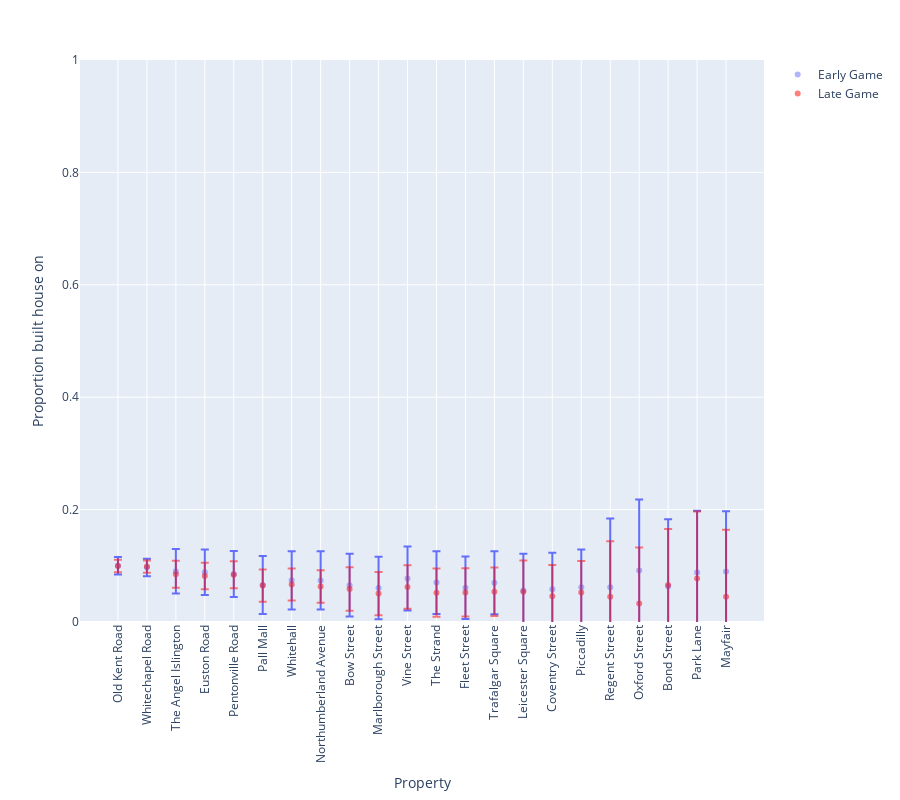

The cell this chart's notebook holds for it:
### Code cell
plot_action_proportions(df_build_house, 'Proportion built house on (early game)', 
                        'Proportion built house on (late game)', 'Proportion built house on', 21)

### Figure 1 — Plotly figure (JSON) as saved in the notebook; plotly's stock layout.template omitted (floating-point values rounded to 4 significant figures)
{"data": [{"error_y": {"array": [0.01549, 0.01542, 0.03965, 0.04047, 0.04102, 0.05162, 0.05181, 0.05199, 0.05584, 0.05573, 0.05682, 0.05579, 0.05561, 0.05603, 0.06523, 0.06503, 0.06722, 0.1221, 0.1262, 0.1195, 0.1096, 0.1071]}, "hovertemplate": "Property=%{x}<br>Proportion built house on (early game)=%{y}<extra></extra>", "legendgroup": "", "marker": {"color": "#636efa", "opacity": 0.5, "symbol": "circle"}, "mode": "markers", "name": "Early Game", "orientation": "v", "showlegend": true, "type": "scatter", "x": ["Old Kent Road", "Whitechapel Road", "The Angel Islington", "Euston Road", "Pentonville Road", "Pall Mall", "Whitehall", "Northumberland Avenue", "Bow Street", "Marlborough Street", "Vine Street", "The Strand", "Fleet Street", "Trafalgar Square", "Leicester Square", "Coventry Street", "Piccadilly", "Regent Street", "Oxford Street", "Bond Street", "Park Lane", "Mayfair"], "xaxis": "x", "y": [0.1001, 0.09704, 0.09024, 0.08832, 0.08534, 0.06571, 0.07423, 0.07405, 0.06555, 0.06056, 0.07745, 0.07012, 0.06109, 0.06992, 0.05621, 0.05807, 0.06196, 0.06195, 0.09174, 0.06329, 0.08814, 0.09003], "yaxis": "y"}, {"error_y": {"array": [0.01097, 0.01094, 0.024, 0.02367, 0.02393, 0.02878, 0.02858, 0.02881, 0.03876, 0.0384, 0.03858, 0.04291, 0.04297, 0.04321, 0.05593, 0.05577, 0.05634, 0.09891, 0.09959, 0.0999, 0.1192, 0.1193]}, "hovertemplate": "Property=%{x}<br>Proportion built house on (late game)=%{y}<extra></extra>", "legendgroup": "", "marker": {"color": "red", "symbol": "circle"}, "mode": "markers", "name": "Late Game", "opacity": 0.5, "orientation": "v", "showlegend": true, "type": "scatter", "x": ["Old Kent Road", "Whitechapel Road", "The Angel Islington", "Euston Road", "Pentonville Road", "Pall Mall", "Whitehall", "Northumberland Avenue", "Bow Street", "Marlborough Street", "Vine Street", "The Strand", "Fleet Street", "Trafalgar Square", "Leicester Square", "Coventry Street", "Piccadilly", "Regent Street", "Oxford Street", "Bond Street", "Park Lane", "Mayfair"], "xaxis": "x", "y": [0.0996, 0.0987, 0.08516, 0.08189, 0.08396, 0.0648, 0.06678, 0.06315, 0.0588, 0.05051, 0.06223, 0.05209, 0.05271, 0.05383, 0.05362, 0.04561, 0.05241, 0.04482, 0.03297, 0.06571, 0.07724, 0.04472], "yaxis": "y"}], "layout": {"height": 800, "legend": {"tracegroupgap": 0}, "margin": {"t": 60}, "xaxis": {"anchor": "y", "domain": [0, 1], "tickangle": -90, "title": {"text": "Property"}}, "yaxis": {"anchor": "x", "domain": [0, 1], "range": [0, 1], "title": {"text": "Proportion built house on"}}}}
